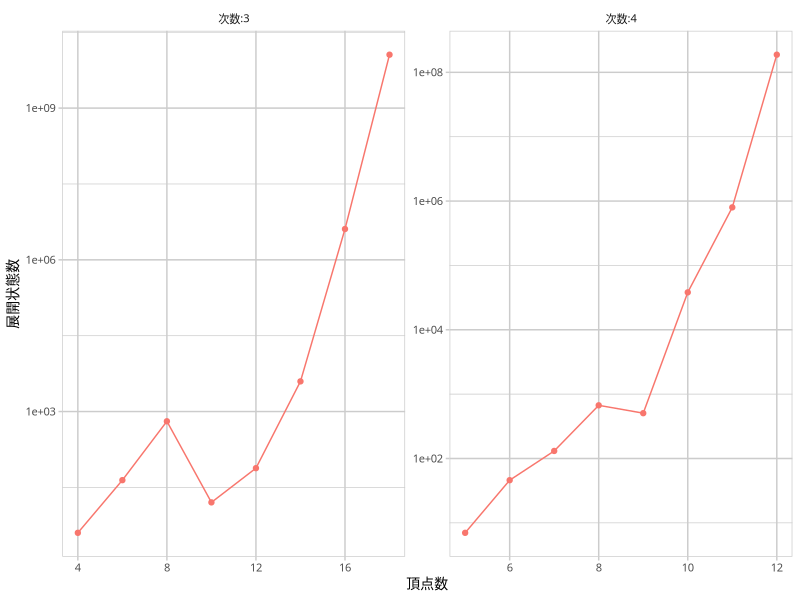

The R source for this figure:
library(readr)
library(dplyr)
library(ggplot2)

data <- read_csv('the-cmp-algo-lab.csv') %>%
  filter(bdr == 'basic' & mgr == 'basic') %>%
  mutate(mtd = 'basic') %>%
  group_by(n, d, mtd, node) %>%
  summarise(mean_time = mean(time)) %>%
  ungroup() %>%
  mutate(mtd = as.factor(mtd),
         d = factor(d, levels = c(3, 4), labels = c('次数:3', '次数:4')))

gp <- ggplot(data, aes(x = n, y = node, color = mtd)) +
  geom_point() +
  geom_line() +
  facet_wrap(c('d'), scales = 'free') +
  scale_x_continuous(name = '頂点数',
                     minor_breaks = NULL) +
  scale_y_continuous(name = '展開状態数',
                     trans = 'log10') +
  theme(text = element_text(family = 'IPAexGothic', size = 10),
        panel.background = element_rect(fill = 'white', colour = 'grey80'),
        panel.grid.major = element_line(colour = 'grey80'),
        panel.grid.minor = element_line(colour = 'grey80'),
        axis.ticks = element_line(colour = 'grey80'),
        legend.position = 'none',
        strip.background = element_blank()
        )

ggsave('the-basic-node.pdf', gp,
       width = 13, height = 6, units = 'cm',
       device = cairo_pdf)
